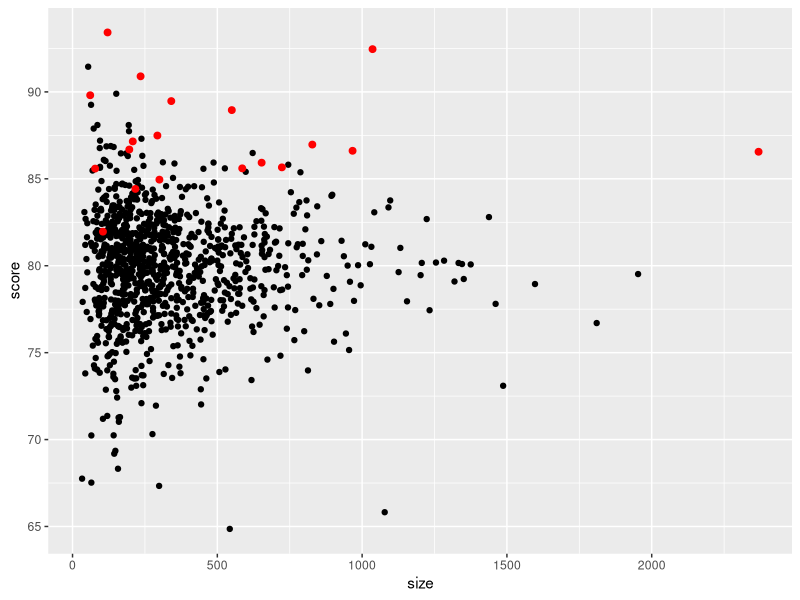
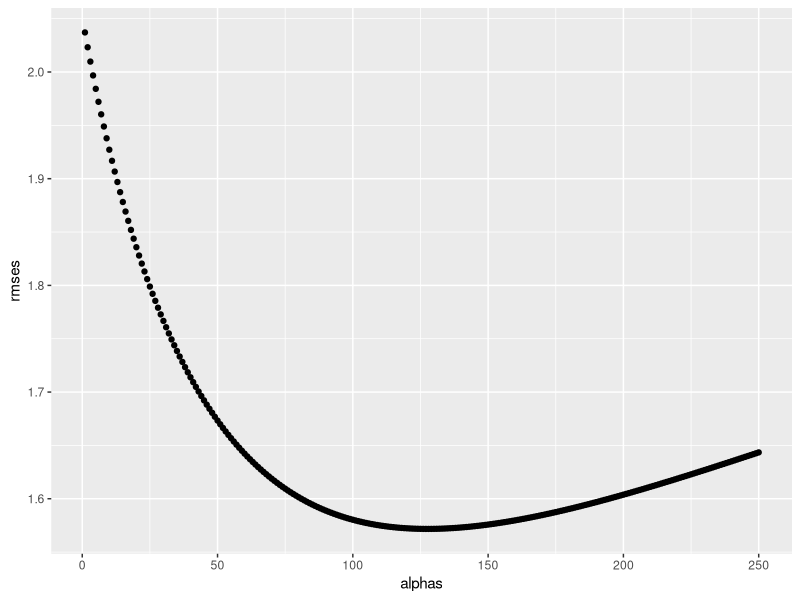
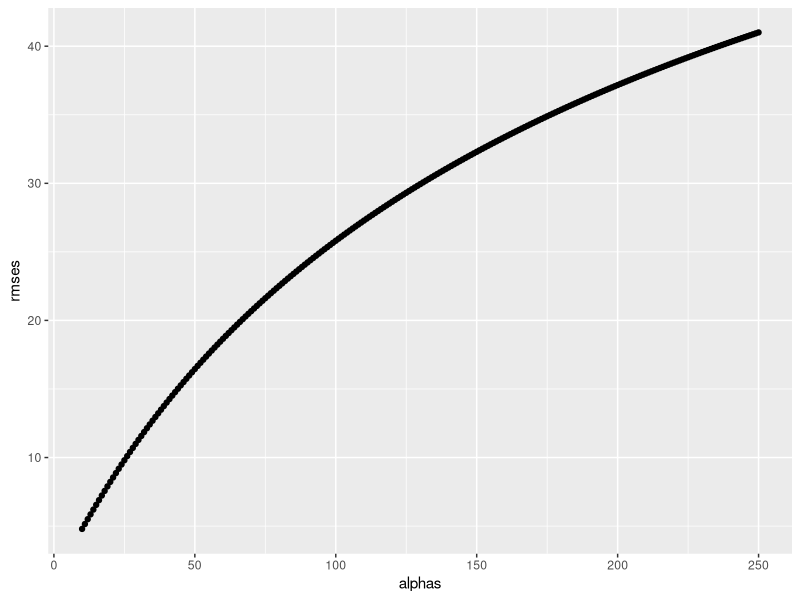

Source code (R) for these figures, in order:
#----   Comprehension Check: Regularization    ----
library(tidyverse)
library(caret)
library(rpart)


seed <- 1986
if(R.version$version.string  == "R version 3.6.0 (2019-04-26)"){
 set.seed(seed, sample.kind = "Rounding")
} else {
 set.seed(seed)
}

# Number of students
n <- round(2^rnorm(1000, 8, 1))

# True quality of each school that is completely independent from the size
seed <- 1
if(R.version$version.string  == "R version 3.6.0 (2019-04-26)"){
        set.seed(seed, sample.kind = "Rounding")
} else {
        set.seed(seed)
}

mu <- round(80 + 2 * rt(1000, 5))
range(mu)
schools <- data.frame(id = paste("PS", 1:100),
                      size = n,
                      quality = mu,
                      rank = rank(-mu))

# Top ten schools
schools %>% top_n(10, quality) %>% arrange(desc(quality))

# Simulated test scores (normally distributed N(avg_school, sd = 0.3)
seed <- 1
if(R.version$version.string  == "R version 3.6.0 (2019-04-26)"){
        set.seed(seed, sample.kind = "Rounding")
} else {
        set.seed(seed)
}
scores <- sapply(1:nrow(schools), function(i){
        scores <- rnorm(n = schools$size[i], mean = schools$quality[i], sd = 30)
        scores
})

# Combine the data sets, and set the scores for each school to the average score of the schools' students
schools <- schools %>% mutate(score = sapply(scores, mean))


#---    Q1      ----
# Top ten schools based on average score
schools %>% top_n(10, score) %>% arrange(desc(score)) %>% select(id, size, score)


#---    Q2      ----
# Median school size overall and for top 10 schools
median(schools$size)
median(schools %>% top_n(10, score) %>% .$size)

#---    Q3      ----
# Median school size for the bottom 10 schools
median(schools %>% top_n(10, -score) %>% .$size)


#---    Q4      ----
highlight <- schools %>% top_n(10, quality)
schools %>% ggplot(aes(size, score)) + geom_point() + geom_point(data = highlight, col = "red", size = 2)


#---    Q5      ----
overall <- mean(sapply(scores, mean))

alpha <- 25

# New calculation for each school using score obs from the students
schools <- schools %>% mutate(reg_score = overall + sapply(scores, function(s) {sum(s-overall)/(length(s) + alpha)}))
schools %>% top_n(10, reg_score) %>% arrange(desc(reg_score))

# or using size * mean
schools <- schools %>% mutate(reg_score = overall + size * (score - overall) / (size + alpha) )
schools %>% top_n(10, reg_score) %>% arrange(desc(reg_score))


#---    Q6      ----
alphas <- seq(1, 250, 1)

# RMSE for different levels of alpha 
rmses <- sapply(alphas, function(a){
        score <- schools %>% mutate(reg_score = overall + size * (score - overall) / (size + a)) %>% .$reg_score
        rmse <- sqrt(mean((score - schools$quality)^2))
})

qplot(alphas, rmses)
alphas[which.min(rmses)]

#---    Q7      ----
schools %>% mutate(reg_score = overall + size * (score - overall) / (size + alphas[which.min(rmses)]) ) %>%
        top_n(10, reg_score) %>% arrange(desc(reg_score))


#---    Q8      ----
alphas <- seq(10, 250, 1)
# RMSE for different levels of alpha without centering to 0
rmses <- sapply(alphas, function(a){
        score <- schools %>% mutate(reg_score = size * (score) / (size + a)) %>% .$reg_score
        rmse <- sqrt(mean((score - schools$quality)^2))
})

qplot(alphas, rmses)
alphas[which.min(rmses)]

